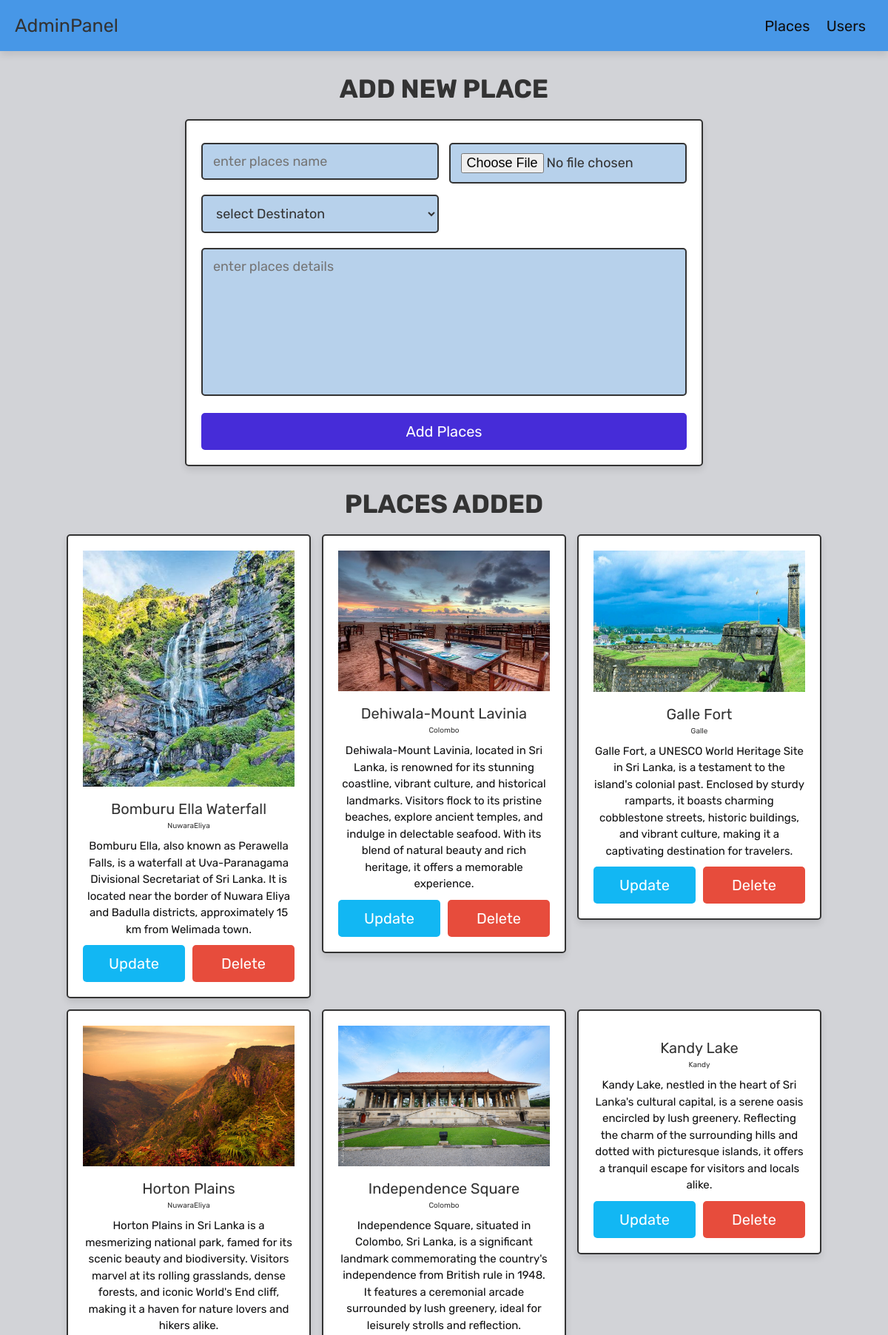
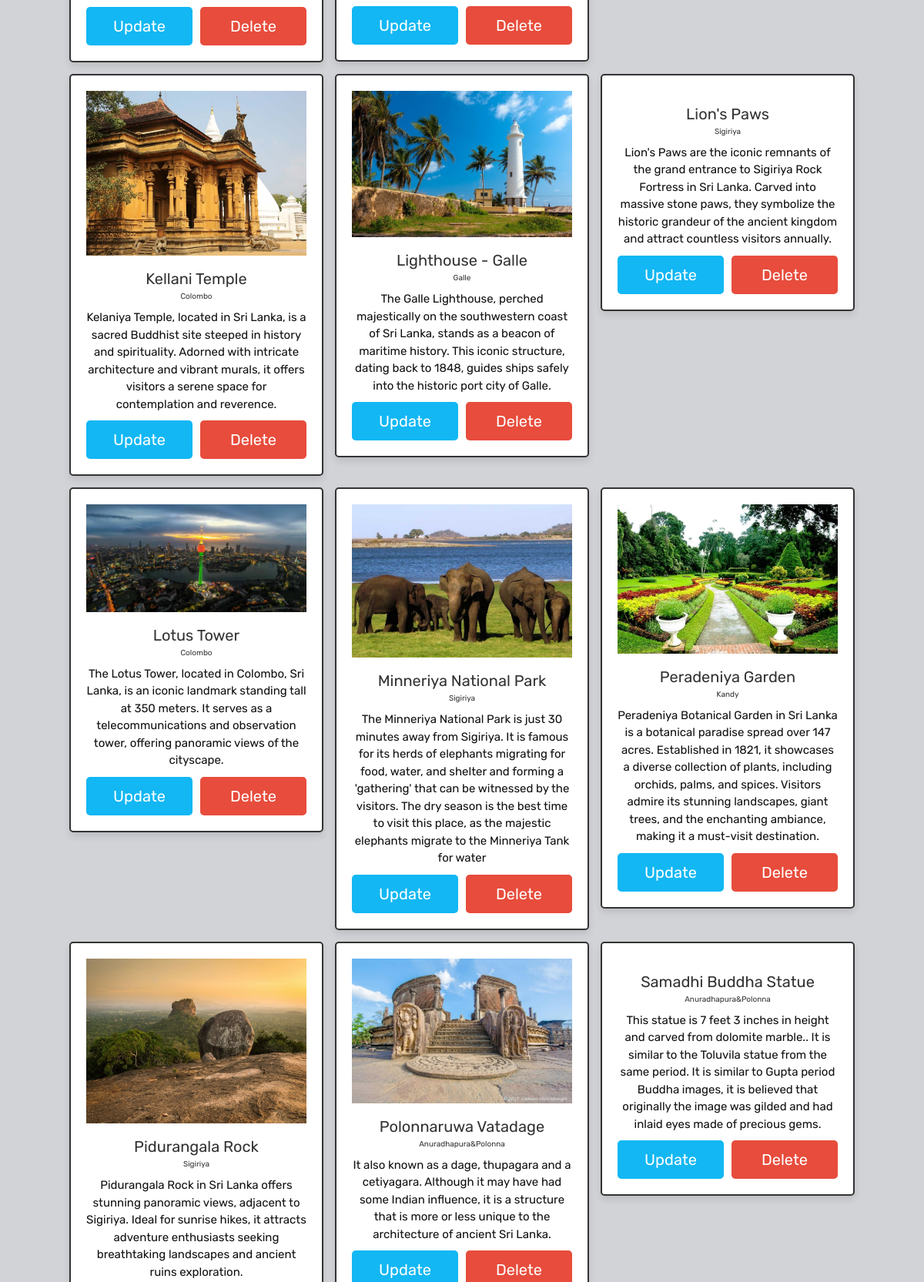
Page /admin_places.php (upper part) on the committed database (2 pictures, top to bottom).
### tables this page shows
CREATE TABLE `places` (
  `name` varchar(100) NOT NULL,
  `destination` varchar(20) NOT NULL,
  `details` varchar(500) NOT NULL,
  `image` varchar(100) NOT NULL
);

### admin_places.php (the view, shortened to what this page needs)
<?php
@include 'config.php';
?>
<!DOCTYPE html>
<html lang="en">
<head>
   <link rel="stylesheet" href="https://cdnjs.cloudflare.com/ajax/libs/font-awesome/6.1.1/css/all.min.css">
   <link rel="stylesheet" href="adminstyles.css">
</head>
<body>
<?php include 'admin_header.php'; ?>
<section class="add-places">
   <h1 class="title">Add New Place</h1>
   <form action="" method="POST" enctype="multipart/form-data">
      <div class="flex">
         <div class="inputBox">
         <input type="text" name="name" class="box" required placeholder="enter places name">
         <select name="destination" class="box" required>
            <option value="" selected disabled>select Destinaton</option>
         </select>
         </div>
         <div class="inputBox">
         <input type="file" name="image" required class="box" accept="image/jpg, image/jpeg, image/png">
         </div>
      </div>
      <textarea name="details" class="box" required placeholder="enter places details" cols="30" rows="10"></textarea>
      <input type="submit" class="btn" value="add places" name="add_places">
   </form>
</section>
<section class="show-places">
   <h1 class="title">Places added</h1>
   <div class="box-container">
   <?php
      $show_places = $conn->prepare("SELECT * FROM `places`");
      $show_places->execute();
      if($show_places->rowCount() > 0){
         while($fetch_places = $show_places->fetch(PDO::FETCH_ASSOC)){
   ?>
   <div class="box">
      <img src="uploaded_img/<?= $fetch_places['image']; ?>" alt="">
      <div class="name"><?= $fetch_places['name']; ?></div>
      <div class=""><?= $fetch_places['destination']; ?></div>
      <div class="details"><?= $fetch_places['details']; ?></div>
      <div class="flex-btn">
         <a href="admin_update_places.php?update=<?= $fetch_places['name']; ?>" class="option-btn">update</a>
         <a href="admin_places.php?delete=<?= $fetch_places['name']; ?>" class="delete-btn" onclick="return confirm('delete this places?');">delete</a>
      </div>
   </div>
   <?php
      }
   }else{
      echo '<p class="empty">No places added yet!</p>';
   }
   ?>
   </div>
</section>
</body>
</html>

### adminstyles.css (style rules this page uses)
:root { --purple:#462cd8; --orange:#12b7f3; --red:#e74c3c; --black:#333; --light-color:#101011; --white:#ffffff; --light-bg:#d2d3d7; --border:.2rem solid var(--black); --box-shadow:0 .5rem 1rem rgba(0,0,0,.1); }
* { font-family: 'Rubik', sans-serif; margin:0; padding:0; box-sizing: border-box; outline: none; border:none; text-decoration: none; color:var(--black); }
body { background-color: var(--light-bg); }
html { font-size: 62.5%; overflow-x: hidden; scroll-behavior: smooth; scroll-padding-top: 6.5rem; }
section { padding:3rem 2rem; max-width: 1200px; margin:0 auto; }
.btn, .delete-btn, .option-btn { display: block; width: 100%; margin-top: 1rem; border-radius: .5rem; color:var(--white); font-size: 2rem; padding:1.3rem 3rem; text-transform: capitalize; cursor: pointer; text-align: center; }
.btn { background-color: var(--purple); }
.delete-btn { background-color: var(--red); }
.option-btn { background-color: var(--orange); }
.flex-btn { display: flex; flex-wrap: wrap; gap:1rem; }
.flex-btn > * { flex:1; }
.title { text-align: center; margin-bottom: 2rem; text-transform: uppercase; color:var(--black); font-size: 3.5rem; }
.add-places form { max-width: 70rem; padding:2rem; margin:0 auto; text-align: center; border:var(--border); box-shadow: var(--box-shadow); background-color: var(--white); border-radius: .5rem; }
.add-places form .flex { display: flex; justify-content: space-between; flex-wrap: wrap; }
.add-places form .flex .inputBox { width: 49%; }
.add-places form .box { width: 100%; margin:1rem 0; padding:1.2rem 1.4rem; font-size: 1.8rem; color:var(--black); border-radius: .5rem; background-color: #b7d1eb; border:var(--border); }
.add-places form textarea { height: 20rem; resize: none; }
.show-places { padding-top: 0; }
.show-places .box-container { display: grid; grid-template-columns: repeat(auto-fit, 33rem); gap:1.5rem; align-items: flex-start; justify-content:center; }
.show-places .box-container .box { text-align: center; border:var(--border); box-shadow: var(--box-shadow); background-color: var(--white); border-radius: .5rem; padding:2rem; position: relative; }
.show-places .box-container .box img { width: 100%; margin-bottom: 1rem; }
.show-places .box-container .box .name { margin:.5rem 0; font-size: 2rem; color:var(--black); }
.show-places .box-container .box .details { padding-top: 1rem; font-size: 1.5rem; line-height: 1.5; color:var(--light-color); }

### rows in the picture
places: image (picture), name "Bomburu Ella Waterfall", destination "NuwaraEliya", details "Bomburu Ella, also known as Perawella Falls, is a waterfall at Uva-Paranagama Divisional Secretariat of Sri Lanka. It is located near the border of Nuwara Eliya and Badulla districts, approximately 15 km from Welimada town."
places: image (picture), name "Dehiwala-Mount Lavinia", destination "Colombo", details "Dehiwala-Mount Lavinia, located in Sri Lanka, is renowned for its stunning coastline, vibrant culture, and historical landmarks. Visitors flock to its pristine beaches, explore ancient temples, and indulge in delectable seafood. With its blend of natural beauty and rich heritage, it offers a memorable experience."
places: image (picture), name "Galle Fort", destination "Galle", details "Galle Fort, a UNESCO World Heritage Site in Sri Lanka, is a testament to the island's colonial past. Enclosed by sturdy ramparts, it boasts charming cobblestone streets, historic buildings, and vibrant culture, making it a captivating destination for travelers."
places: image (picture), name "Horton Plains", destination "NuwaraEliya", details "Horton Plains in Sri Lanka is a mesmerizing national park, famed for its scenic beauty and biodiversity. Visitors marvel at its rolling grasslands, dense forests, and iconic World's End cliff, making it a haven for nature lovers and hikers alike."
places: image (picture), name "Independence Square", destination "Colombo", details "Independence Square, situated in Colombo, Sri Lanka, is a significant landmark commemorating the country's independence from British rule in 1948. It features a ceremonial arcade surrounded by lush greenery, ideal for leisurely strolls and reflection."
places: name "Kandy Lake", destination "Kandy", details "Kandy Lake, nestled in the heart of Sri Lanka's cultural capital, is a serene oasis encircled by lush greenery. Reflecting the charm of the surrounding hills and dotted with picturesque islands, it offers a tranquil escape for visitors and locals alike."
places: image (picture), name "Kellani Temple", destination "Colombo", details "Kelaniya Temple, located in Sri Lanka, is a sacred Buddhist site steeped in history and spirituality. Adorned with intricate architecture and vibrant murals, it offers visitors a serene space for contemplation and reverence."
places: image (picture), name "Lighthouse - Galle", destination "Galle", details "The Galle Lighthouse, perched majestically on the southwestern coast of Sri Lanka, stands as a beacon of maritime history. This iconic structure, dating back to 1848, guides ships safely into the historic port city of Galle."
places: name "Lion's Paws", destination "Sigiriya", details "Lion's Paws are the iconic remnants of the grand entrance to Sigiriya Rock Fortress in Sri Lanka. Carved into massive stone paws, they symbolize the historic grandeur of the ancient kingdom and attract countless visitors annually."
places: image (picture), name "Lotus Tower", destination "Colombo", details "The Lotus Tower, located in Colombo, Sri Lanka, is an iconic landmark standing tall at 350 meters. It serves as a telecommunications and observation tower, offering panoramic views of the cityscape."
places: image (picture), name "Minneriya National Park", destination "Sigiriya", details "The Minneriya National Park is just 30 minutes away from Sigiriya. It is famous for its herds of elephants migrating for food, water, and shelter and forming a 'gathering' that can be witnessed by the visitors. The dry season is the best time to visit this place, as the majestic elephants migrate to the Minneriya Tank for water"
places: image (picture), name "Peradeniya Garden", destination "Kandy", details "Peradeniya Botanical Garden in Sri Lanka is a botanical paradise spread over 147 acres. Established in 1821, it showcases a diverse collection of plants, including orchids, palms, and spices. Visitors admire its stunning landscapes, giant trees, and the enchanting ambiance, making it a must-visit destination."
places: image (picture), name "Pidurangala Rock", destination "Sigiriya", details "Pidurangala Rock in Sri Lanka offers stunning panoramic views, adjacent to Sigiriya. Ideal for sunrise hikes, it attracts adventure enthusiasts seeking breathtaking landscapes and ancient ruins exploration."
places: image (picture), name "Polonnaruwa Vatadage", destination "Anuradhapura&Polonna", details "It also known as a dage, thupagara and a cetiyagara. Although it may have had some Indian influence, it is a structure that is more or less unique to the architecture of ancient Sri Lanka."
places: name "Samadhi Buddha Statue", destination "Anuradhapura&Polonna", details "This statue is 7 feet 3 inches in height and carved from dolomite marble.. It is similar to the Toluvila statue from the same period. It is similar to Gupta period Buddha images, it is believed that originally the image was gilded and had inlaid eyes made of precious gems."
